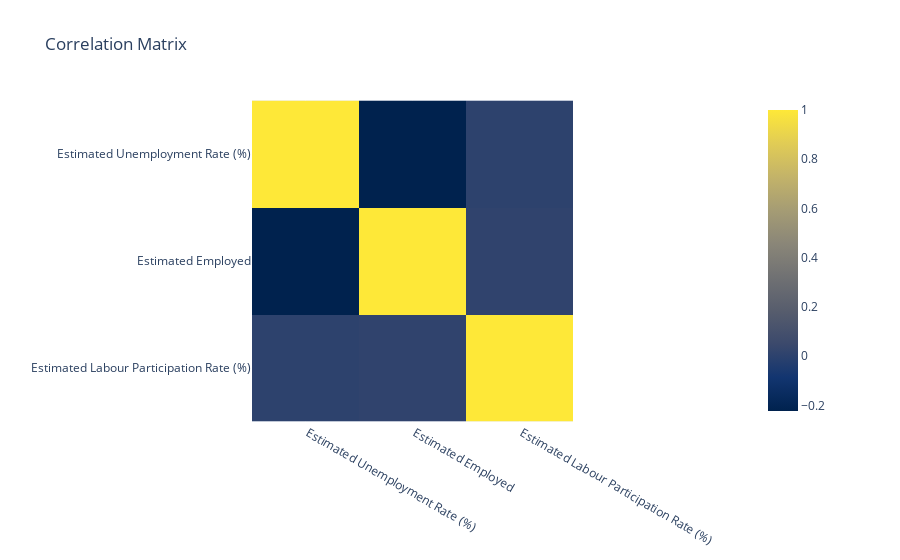

Source (notebook cell):
### Code cell
correlation_matrix = numeric_df.corr()
fig = px.imshow(correlation_matrix, color_continuous_scale='Cividis',
                title="Correlation Matrix")
fig.show()

### Figure 1 — Plotly figure (JSON) as saved in the notebook; plotly's stock layout.template omitted (floating-point values rounded to 4 significant figures)
{"data": [{"coloraxis": "coloraxis", "hovertemplate": "x: %{x}<br>y: %{y}<br>color: %{z}<extra></extra>", "name": "0", "type": "heatmap", "x": [" Estimated Unemployment Rate (%)", " Estimated Employed", " Estimated Labour Participation Rate (%)"], "xaxis": "x", "y": [" Estimated Unemployment Rate (%)", " Estimated Employed", " Estimated Labour Participation Rate (%)"], "yaxis": "y", "z": [[1, -0.2229, 0.002558], [-0.2229, 1, 0.0113], [0.002558, 0.0113, 1]]}], "layout": {"coloraxis": {"colorscale": [[0, "#00224e"], [0.1111, "#123570"], [0.2222, "#3b496c"], [0.3333, "#575d6d"], [0.4444, "#707173"], [0.5556, "#8a8678"], [0.6667, "#a59c74"], [0.7778, "#c3b369"], [0.8889, "#e1cc55"], [1, "#fee838"]]}, "title": {"text": "Correlation Matrix"}, "xaxis": {"anchor": "y", "constrain": "domain", "domain": [0, 1], "scaleanchor": "y"}, "yaxis": {"anchor": "x", "autorange": "reversed", "constrain": "domain", "domain": [0, 1]}}}
